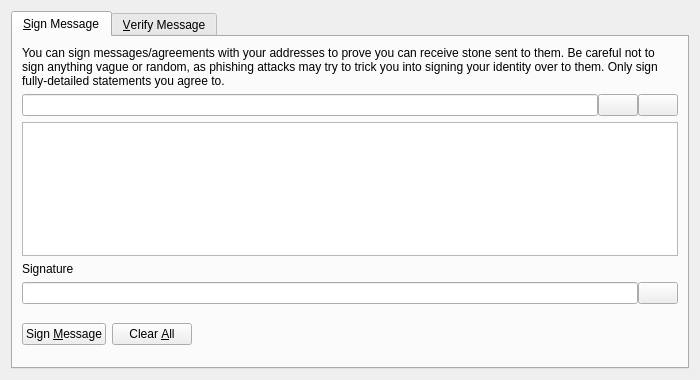
<?xml version="1.0" encoding="UTF-8"?>
<ui version="4.0">
 <class>SignVerifyMessageDialog</class>
 <widget class="QDialog" name="SignVerifyMessageDialog">
  <property name="geometry">
   <rect>
    <x>0</x>
    <y>0</y>
    <width>700</width>
    <height>380</height>
   </rect>
  </property>
  <property name="windowTitle">
   <string>Signatures - Sign / Verify a Message</string>
  </property>
  <property name="modal">
   <bool>true</bool>
  </property>
  <layout class="QVBoxLayout" name="verticalLayout">
   <item>
    <widget class="QTabWidget" name="tabWidget">
     <property name="currentIndex">
      <number>0</number>
     </property>
     <widget class="QWidget" name="tabSignMessage">
      <attribute name="title">
       <string>&amp;Sign Message</string>
      </attribute>
      <layout class="QVBoxLayout" name="verticalLayout_SM">
       <item>
        <widget class="QLabel" name="infoLabel_SM">
         <property name="text">
          <string>You can sign messages/agreements with your addresses to prove you can receive stone sent to them. Be careful not to sign anything vague or random, as phishing attacks may try to trick you into signing your identity over to them. Only sign fully-detailed statements you agree to.</string>
         </property>
         <property name="textFormat">
          <enum>Qt::PlainText</enum>
         </property>
         <property name="wordWrap">
          <bool>true</bool>
         </property>
        </widget>
       </item>
       <item>
        <layout class="QHBoxLayout" name="horizontalLayout_1_SM">
         <property name="spacing">
          <number>0</number>
         </property>
         <item>
          <widget class="QValidatedLineEdit" name="addressIn_SM">
           <property name="toolTip">
            <string>The stone address to sign the message with</string>
           </property>
          </widget>
         </item>
         <item>
          <widget class="QPushButton" name="addressBookButton_SM">
           <property name="toolTip">
            <string>Choose previously used address</string>
           </property>
           <property name="text">
            <string/>
           </property>
           <property name="shortcut">
            <string>Alt+A</string>
           </property>
           <property name="autoDefault">
            <bool>false</bool>
           </property>
          </widget>
         </item>
         <item>
          <widget class="QPushButton" name="pasteButton_SM">
           <property name="toolTip">
            <string>Paste address from clipboard</string>
           </property>
           <property name="text">
            <string/>
           </property>
           <property name="shortcut">
            <string>Alt+P</string>
           </property>
           <property name="autoDefault">
            <bool>false</bool>
           </property>
          </widget>
         </item>
        </layout>
       </item>
       <item>
        <widget class="QPlainTextEdit" name="messageIn_SM">
         <property name="toolTip">
          <string>Enter the message you want to sign here</string>
         </property>
        </widget>
       </item>
       <item>
        <widget class="QLabel" name="signatureLabel_SM">
         <property name="text">
          <string>Signature</string>
         </property>
         <property name="textFormat">
          <enum>Qt::PlainText</enum>
         </property>
        </widget>
       </item>
       <item>
        <layout class="QHBoxLayout" name="horizontalLayout_2_SM">
         <property name="spacing">
          <number>0</number>
         </property>
         <item>
          <widget class="QLineEdit" name="signatureOut_SM">
           <property name="font">
            <font>
             <italic>true</italic>
            </font>
           </property>
           <property name="readOnly">
            <bool>true</bool>
           </property>
          </widget>
         </item>
         <item>
          <widget class="QPushButton" name="copySignatureButton_SM">
           <property name="toolTip">
            <string>Copy the current signature to the system clipboard</string>
           </property>
           <property name="text">
            <string/>
           </property>
           <property name="autoDefault">
            <bool>false</bool>
           </property>
          </widget>
         </item>
        </layout>
       </item>
       <item>
        <layout class="QHBoxLayout" name="horizontalLayout_3_SM">
         <item>
          <widget class="QPushButton" name="signMessageButton_SM">
           <property name="toolTip">
            <string>Sign the message to prove you own this stone address</string>
           </property>
           <property name="text">
            <string>Sign &amp;Message</string>
           </property>
           <property name="autoDefault">
            <bool>false</bool>
           </property>
          </widget>
         </item>
         <item>
          <widget class="QPushButton" name="clearButton_SM">
           <property name="toolTip">
            <string>Reset all sign message fields</string>
           </property>
           <property name="text">
            <string>Clear &amp;All</string>
           </property>
           <property name="autoDefault">
            <bool>false</bool>
           </property>
          </widget>
         </item>
         <item>
          <spacer name="horizontalSpacer_1_SM">
           <property name="orientation">
            <enum>Qt::Horizontal</enum>
           </property>
           <property name="sizeHint" stdset="0">
            <size>
             <width>40</width>
             <height>48</height>
            </size>
           </property>
          </spacer>
         </item>
         <item>
          <widget class="QLabel" name="statusLabel_SM">
           <property name="font">
            <font>
             <weight>75</weight>
             <bold>true</bold>
            </font>
           </property>
           <property name="text">
            <string/>
           </property>
           <property name="wordWrap">
            <bool>true</bool>
           </property>
          </widget>
         </item>
         <item>
          <spacer name="horizontalSpacer_2_SM">
           <property name="orientation">
            <enum>Qt::Horizontal</enum>
           </property>
           <property name="sizeHint" stdset="0">
            <size>
             <width>40</width>
             <height>48</height>
            </size>
           </property>
          </spacer>
         </item>
        </layout>
       </item>
      </layout>
     </widget>
     <widget class="QWidget" name="tabVerifyMessage">
      <attribute name="title">
       <string>&amp;Verify Message</string>
      </attribute>
      <layout class="QVBoxLayout" name="verticalLayout_VM">
       <item>
        <widget class="QLabel" name="infoLabel_VM">
         <property name="text">
          <string>Enter the receiver's address, message (ensure you copy line breaks, spaces, tabs, etc. exactly) and signature below to verify the message. Be careful not to read more into the signature than what is in the signed message itself, to avoid being tricked by a man-in-the-middle attack. Note that this only proves the signing party receives with the address, it cannot prove sendership of any transaction!</string>
         </property>
         <property name="textFormat">
          <enum>Qt::PlainText</enum>
         </property>
         <property name="alignment">
          <set>Qt::AlignLeading|Qt::AlignLeft|Qt::AlignTop</set>
         </property>
         <property name="wordWrap">
          <bool>true</bool>
         </property>
        </widget>
       </item>
       <item>
        <layout class="QHBoxLayout" name="horizontalLayout_1_VM">
         <property name="spacing">
          <number>0</number>
         </property>
         <item>
          <widget class="QValidatedLineEdit" name="addressIn_VM">
           <property name="toolTip">
            <string>The stone address the message was signed with</string>
           </property>
          </widget>
         </item>
         <item>
          <widget class="QPushButton" name="addressBookButton_VM">
           <property name="toolTip">
            <string>Choose previously used address</string>
           </property>
           <property name="text">
            <string/>
           </property>
           <property name="shortcut">
            <string>Alt+A</string>
           </property>
           <property name="autoDefault">
            <bool>false</bool>
           </property>
          </widget>
         </item>
        </layout>
       </item>
       <item>
        <widget class="QPlainTextEdit" name="messageIn_VM"/>
       </item>
       <item>
        <widget class="QValidatedLineEdit" name="signatureIn_VM"/>
       </item>
       <item>
        <layout class="QHBoxLayout" name="horizontalLayout_2_VM">
         <item>
          <widget class="QPushButton" name="verifyMessageButton_VM">
           <property name="toolTip">
            <string>Verify the message to ensure it was signed with the specified stone address</string>
           </property>
           <property name="text">
            <string>Verify &amp;Message</string>
           </property>
           <property name="autoDefault">
            <bool>false</bool>
           </property>
          </widget>
         </item>
         <item>
          <widget class="QPushButton" name="clearButton_VM">
           <property name="toolTip">
            <string>Reset all verify message fields</string>
           </property>
           <property name="text">
            <string>Clear &amp;All</string>
           </property>
           <property name="autoDefault">
            <bool>false</bool>
           </property>
          </widget>
         </item>
         <item>
          <spacer name="horizontalSpacer_1_VM">
           <property name="orientation">
            <enum>Qt::Horizontal</enum>
           </property>
           <property name="sizeHint" stdset="0">
            <size>
             <width>40</width>
             <height>48</height>
            </size>
           </property>
          </spacer>
         </item>
         <item>
          <widget class="QLabel" name="statusLabel_VM">
           <property name="font">
            <font>
             <weight>75</weight>
             <bold>true</bold>
            </font>
           </property>
           <property name="text">
            <string/>
           </property>
           <property name="wordWrap">
            <bool>true</bool>
           </property>
          </widget>
         </item>
         <item>
          <spacer name="horizontalSpacer_2_VM">
           <property name="orientation">
            <enum>Qt::Horizontal</enum>
           </property>
           <property name="sizeHint" stdset="0">
            <size>
             <width>40</width>
             <height>48</height>
            </size>
           </property>
          </spacer>
         </item>
        </layout>
       </item>
      </layout>
     </widget>
    </widget>
   </item>
  </layout>
 </widget>
 <customwidgets>
  <customwidget>
   <class>QValidatedLineEdit</class>
   <extends>QLineEdit</extends>
   <header>qvalidatedlineedit.h</header>
  </customwidget>
 </customwidgets>
 <resources>
  <include location="../stone.qrc"/>
 </resources>
 <connections/>
</ui>
